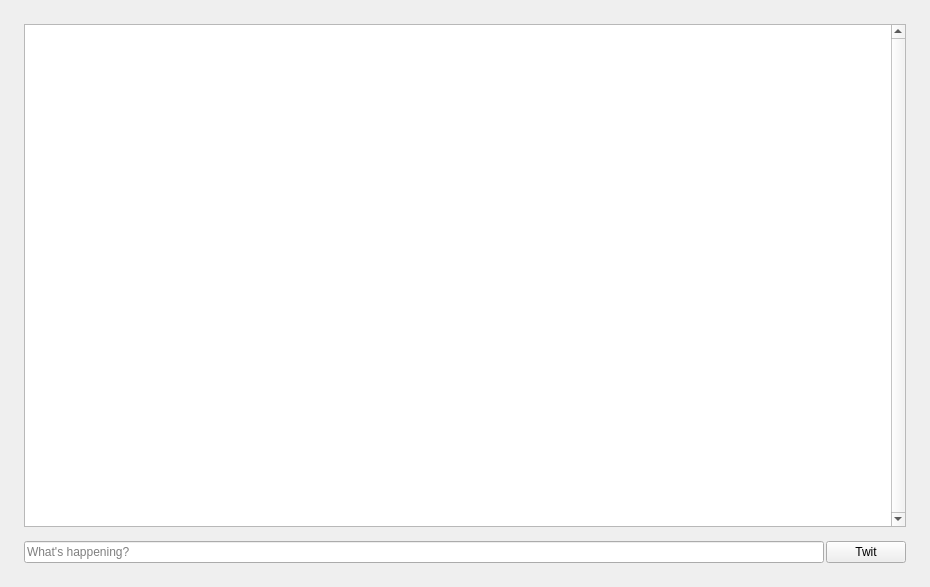
<?xml version="1.0" encoding="UTF-8"?>
<ui version="4.0">
 <class>TwitterPage</class>
 <widget class="QWidget" name="TwitterPage">
  <property name="geometry">
   <rect>
    <x>0</x>
    <y>0</y>
    <width>930</width>
    <height>587</height>
   </rect>
  </property>
  <property name="sizePolicy">
   <sizepolicy hsizetype="Expanding" vsizetype="Expanding">
    <horstretch>0</horstretch>
    <verstretch>0</verstretch>
   </sizepolicy>
  </property>
  <property name="windowTitle">
   <string/>
  </property>
  <layout class="QGridLayout" name="gridLayout_2">
   <item row="0" column="0">
    <widget class="QWidget" name="centralWidget" native="true">
     <property name="sizePolicy">
      <sizepolicy hsizetype="Expanding" vsizetype="Expanding">
       <horstretch>0</horstretch>
       <verstretch>0</verstretch>
      </sizepolicy>
     </property>
     <layout class="QGridLayout" name="gridLayout">
      <item row="0" column="0">
       <layout class="QVBoxLayout" name="verticalLayout">
        <property name="spacing">
         <number>4</number>
        </property>
        <property name="sizeConstraint">
         <enum>QLayout::SetMaximumSize</enum>
        </property>
        <property name="margin">
         <number>2</number>
        </property>
        <item>
         <widget class="QListWidget" name="TwitList_">
          <property name="contextMenuPolicy">
           <enum>Qt::CustomContextMenu</enum>
          </property>
          <property name="verticalScrollBarPolicy">
           <enum>Qt::ScrollBarAlwaysOn</enum>
          </property>
          <property name="horizontalScrollBarPolicy">
           <enum>Qt::ScrollBarAlwaysOff</enum>
          </property>
          <property name="autoScroll">
           <bool>false</bool>
          </property>
          <property name="selectionBehavior">
           <enum>QAbstractItemView::SelectItems</enum>
          </property>
          <property name="iconSize">
           <size>
            <width>36</width>
            <height>36</height>
           </size>
          </property>
          <property name="isWrapping" stdset="0">
           <bool>false</bool>
          </property>
          <property name="spacing">
           <number>4</number>
          </property>
          <property name="gridSize">
           <size>
            <width>-1</width>
            <height>-1</height>
           </size>
          </property>
          <property name="viewMode">
           <enum>QListView::ListMode</enum>
          </property>
          <property name="selectionRectVisible">
           <bool>true</bool>
          </property>
         </widget>
        </item>
        <item>
         <layout class="QHBoxLayout" name="horizontalLayout">
          <property name="spacing">
           <number>2</number>
          </property>
          <property name="sizeConstraint">
           <enum>QLayout::SetMaximumSize</enum>
          </property>
          <property name="topMargin">
           <number>10</number>
          </property>
          <item>
           <widget class="QLineEdit" name="TwitEdit_">
            <property name="placeholderText">
             <string>What's happening?</string>
            </property>
           </widget>
          </item>
          <item>
           <widget class="QPushButton" name="TwitButton_">
            <property name="text">
             <string>Twit</string>
            </property>
           </widget>
          </item>
         </layout>
        </item>
       </layout>
      </item>
     </layout>
    </widget>
   </item>
  </layout>
 </widget>
 <layoutdefault spacing="6" margin="11"/>
 <resources/>
 <connections/>
</ui>
